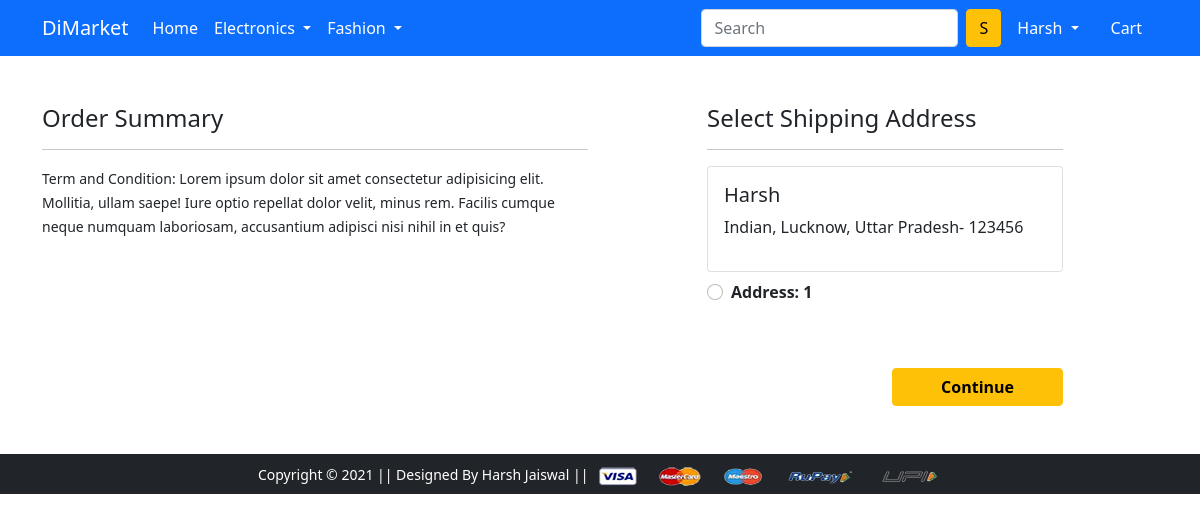
Screenshot of /checkout/ (signed in) with the database file from the repository.
### app/models.py (models this page shows, shortened)
class Customer(models.Model):
 user = models.ForeignKey(User, on_delete=models.CASCADE)
 name = models.CharField(max_length=200)
 locality = models.CharField(max_length=200)
 city = models.CharField(max_length=50)
 zipcode = models.IntegerField()
 state = models.CharField(choices=STATE_CHOICES, max_length=50)

### app/views.py (the view)
# urls.py: path('checkout/', views.checkout, name='checkout'),
@login_required
def checkout(request):
	user = request.user
	add = Customer.objects.filter(user=user)
	cart_items = Cart.objects.filter(user=request.user)
	return render(request, 'app/checkout.html', {'add':add, 'cart_items':cart_items})

### app/templates/app/checkout.html (shortened to what this page needs)
{% extends 'app/base.html' %}
{% load static %}
{% block main-content %}
<div class="container">
 <div class="row mt-5">
  <div class="col-sm-6">
    <h4>Order Summary</h4>
    <hr>
    <small>Term and Condition: Lorem ipsum dolor sit amet consectetur adipisicing elit. Mollitia, ullam saepe! Iure optio repellat dolor velit, minus rem. Facilis cumque neque numquam laboriosam, accusantium adipisci nisi nihil in et quis?</small>
  </div>
  <div class="col-sm-4 offset-sm-1">
    <h4>Select Shipping Address</h4>
    <hr>
    <form action="/paymentdone">
    {% for ad in add %}
      <div class="card">
        <div class="card-body">
        <h5>{{ad.name}}</h5>
        <p>{{ad.locality}}, {{ad.city}}, {{ad.state}}- {{ad.zipcode}}</p>
        </div>
      </div>
        <div class="form-check mt-2 mb-5">
          <input class="form-check-input" type="radio" name="custid" id="custadd{{forloop.counter}}" value="{{ad.id}}">
          <label class="form-check-label fw-bold" for="custadd{{forloop.counter}}">
            Address: {{ forloop.counter }} </label>
        </div>
      {% endfor %}
        <div class="text-end">
          <button type="submit" class="btn btn-warning mt-3 px-5 fw-bold">Continue</button>
        </div>
      </form>
    </div>
  </div>
</div>
{% endblock main-content %}

### app/templates/app/base.html (shortened to what this page needs)
<!doctype html>
{% load static %}
<html lang="en">
  <head>
    <link href="https://cdn.jsdelivr.net/npm/bootstrap@5.0.0-beta1/dist/css/bootstrap.min.css" rel="stylesheet">
    <link rel="stylesheet" href="{% static 'app/css/owl.carousel.min.css' %}">
    <link rel="stylesheet" href="{% static 'app/css/all.min.css' %}">
    <link rel="stylesheet" href="{% static 'app/css/style.css' %}">
  </head>
  <body>
    <nav class="navbar navbar-expand-lg navbar-dark bg-primary">
     <div class="container">
       <a class="navbar-brand" href="/">DiMarket</a>
       <div class="collapse navbar-collapse" id="navbarSupportedContent">
         <ul class="navbar-nav me-auto mb-2 mb-lg-0">
           <li class="nav-item">
             <a class="nav-link active" aria-current="page" href="/">Home</a>
           </li>
           <li class="nav-item dropdown">
             <a class="nav-link dropdown-toggle text-white" href="#" id="electronicsDropdown" role="button" data-bs-toggle="dropdown" aria-expanded="false">
               Electronics
             </a>
           </li>
           <li class="nav-item dropdown">
             <a class="nav-link dropdown-toggle text-white" href="#" id="fashionDropdown" role="button" data-bs-toggle="dropdown" aria-expanded="false">
               Fashion
             </a>
           </li>
         </ul>
         <form class="d-flex">
           <input class="form-control me-2" type="search" placeholder="Search" aria-label="Search">
           <button class="btn btn-warning" type="submit">S</button>
         </form>
         <div>
          <ul class="navbar-nav me-auto mb-2 mb-lg-0">
          {% if request.user.is_authenticated %}
           <li class="nav-item dropdown mx-2">
              <a class="nav-link dropdown-toggle text-white" href="#" id="profileDropdown" role="button" data-bs-toggle="dropdown" aria-expanded="false">
                {{request.user.username|capfirst}}
              </a>
            </li>
            <li class="nav-item mx-2">
              <a href="{% url 'showcart' %}" class="nav-link text-white"> Cart </a>
            </li>
            {% endif %}
          </ul>
         </div>
       </div>
     </div>
    </nav>
    {% block main-content %} {% endblock main-content %}
    <footer class="container-fluid bg-dark text-center p-2 mt-5">
        <small class="text-white">Copyright &copy; 2021 || Designed By Harsh Jaiswal || </small>
        <img src="{% static 'app/images/payment.png' %}" alt="" srcset="" class="img-fluid" height="2px">
    </footer>
  </body>
</html>

### rows the page displays
Customer: name "Harsh", locality "Indian", city "Lucknow", state "Uttar Pradesh", zipcode "123456"

### other values shown
{{ request.user.username|capfirst }} "Harsh"
